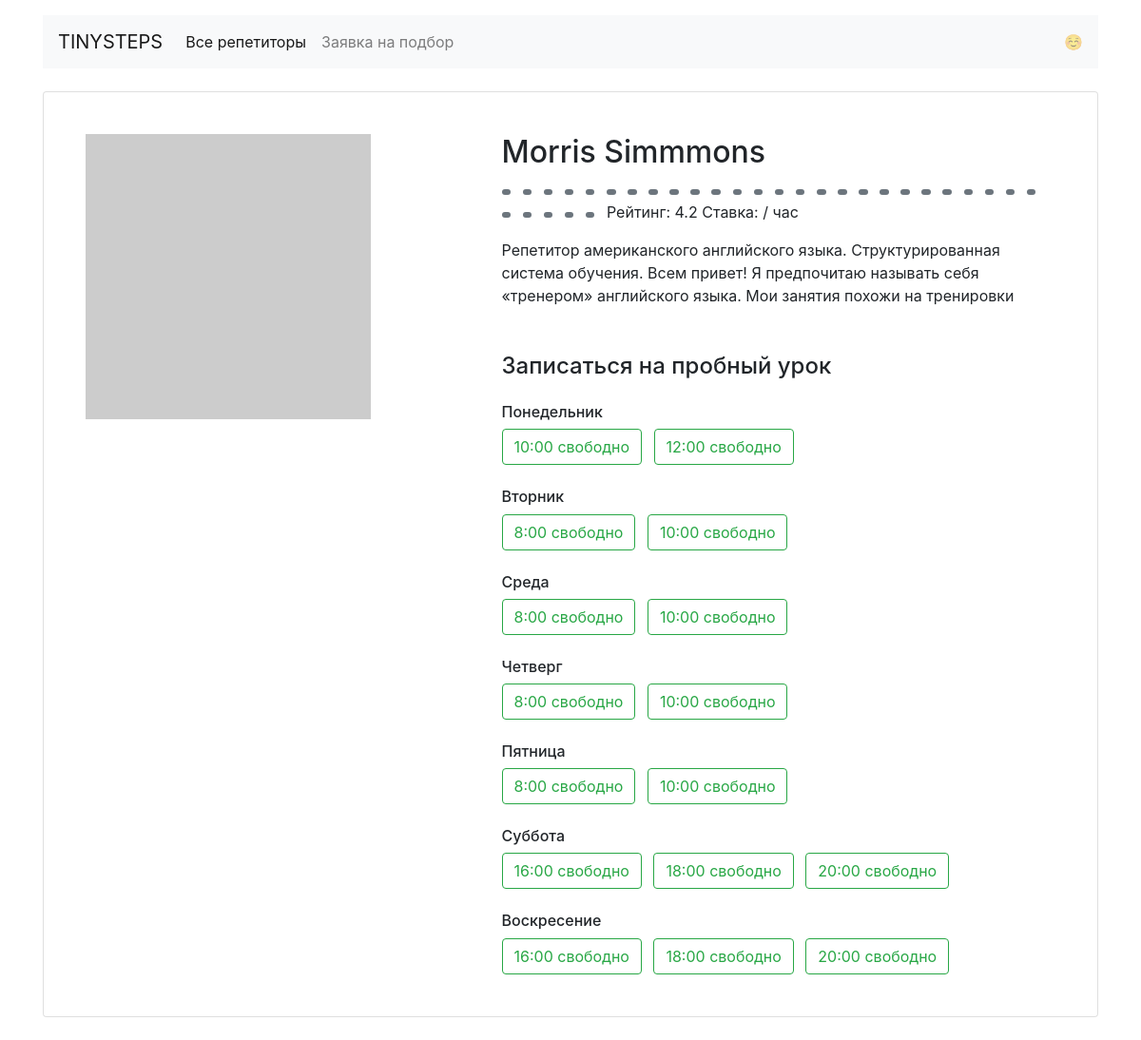
The app's page /profiles/1/ with its own data.
### models.py (models this page shows)
class Teacher(db.Model):
    __tablename__ = "teachers"
    id = db.Column(db.Integer, primary_key = True)
    name = db.Column(db.String)
    about = db.Column(db.String)
    rating = db.Column(db.Float)
    picture = db.Column(db.String)
    goals = db.Column(db.String)
    free = db.Column(db.String)
    lessons = db.relationship("Booking")

### app.py (the view)
@app.route("/profiles/<id>/")
def profile(id):
    try:
        data = db.session.query(Teacher).filter(Teacher.id == int(id)).first()
        if data == None:
            raise Exception
    except:
        return "Wrong ID", 404
    week = json.loads(data.free)
    week_remade = dict()
    for i in week:
      week_remade[week_days[i]] = []
      for key, value in week[i].items():
        if value == True:
          week_remade[week_days[i]].append(key)
    return render_template("profile.html", form=data, week = week_remade, week_reverse = week_days_reverse, goals = goals)

### templates/profile.html
{% extends 'base.html' %}
{% block container %}
  <main class="container mt-3">
    <div class="card my-4 mx-auto">
      <div class="card-body m-2 m-md-4">
        <article class="row">
          <div class="col-5"><img src = "{{ form.picture }}" class="img-fluid" alt=""></div>
          <div class="col-7">
            <section class="teacher=info">
              <h1 class="h2">{{ form.name }}</h1>
              <p>{%- for i in form.goals %}
                <span class="badge badge-secondary mr-2">{{ goals[i] }}
              </span>{% endfor %}
              Рейтинг: {{ form.rating }} Ставка: {{ form.price }} / час</p>
              <p>{{ form.about}}</p>
            </section>
            <section class="available">
              <h4 class="mb-4 mt-5">Записаться на пробный урок</h4>
              {% for key, value in week.items() %}
              <h6 class="mt-4">{{ key }}</h6>
              {% if value|length > 0 %}
              {% for i in value %}
              <a href="/booking/{{ form.id }}/{{ week_reverse[key] }}/{{ i | replace(":", "_") }}" class="btn btn-outline-success mr-2">{{ i }} свободно</a>
              {% endfor %}
              {% else %}<p>Нет свободных уроков</p>{% endif %}
              {% endfor %}
            </section>
          </div>
        </article>
      </div>
    </div>
  </main>
  {% endblock %}

### records on screen
Teacher: name "Morris Simmmons", rating "4.2", about "Репетитор американского английского языка. Структурированная система обучения. Всем привет! Я предпочитаю называть себя «тренером» английского языка. Мои занятия похожи на тренировки"

### other values on screen
{{ key }} "Понедельник" "Вторник" "Среда" "Четверг" "Пятница" "Суббота" "Воскресение"
{{ i }} "10:00" "12:00" "8:00" "10:00" "8:00" "10:00" "8:00" "10:00" "8:00" "10:00" "16:00" "18:00" "20:00" "16:00" "18:00" "20:00"
